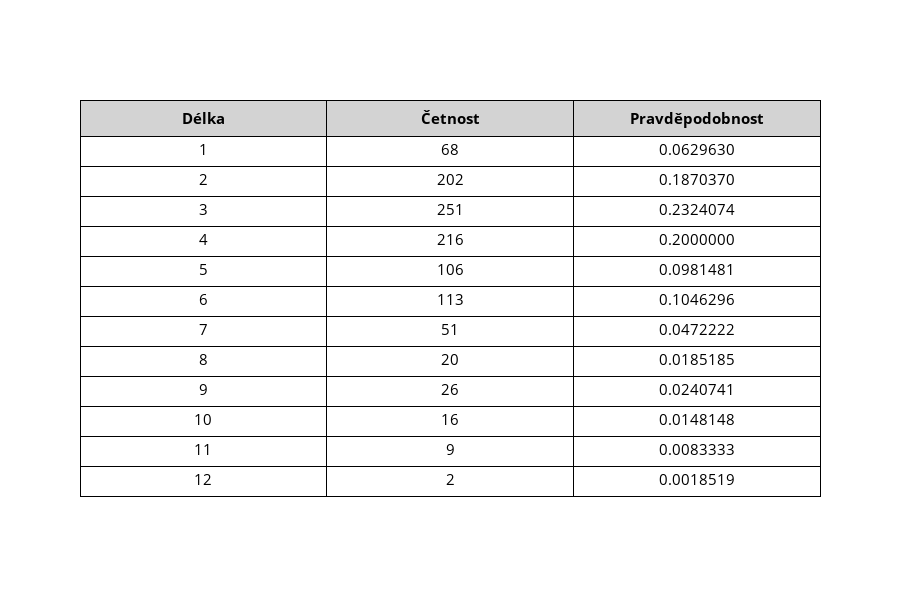
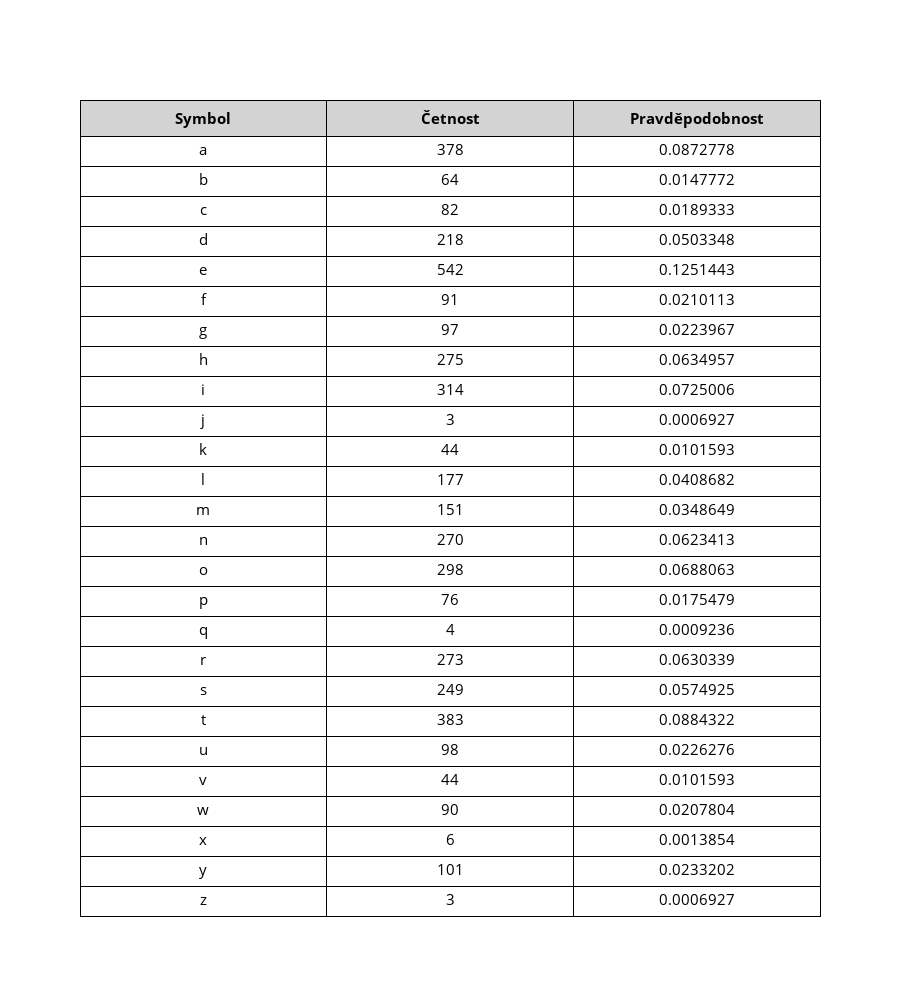

Notebook cell for these charts, in order:
### Code cell
# Ziskej cetnosti a pravdepodobnosti
words_x, word_f_x, word_p_x, char_f_x, char_p_x = get_data(X)

# Ziskej stredni hodnotu
exp_val_x = get_exp_val(word_p_x, 1)

# Ziskej rozptyl
var_x = get_var(word_p_x)

print("Střední hodnota:", format(exp_val_x, ".7f"))
print("Rozptyl:", format(var_x, ".7f"))

show_probabilities(word_p_x, "Pravděpodobnosti délek slov v textu č. 1")
show_results_table("Délka", "Četnost", "Pravděpodobnost", word_f_x, word_p_x, 900, 600)

show_probabilities(char_p_x, "Pravděpodobnosti symbolů (bez mezery) v textu č. 1")
show_results_table("Symbol", "Četnost", "Pravděpodobnost", char_f_x, char_p_x, 900, 1000)

### Figure 1 — Plotly figure (JSON) as saved in the notebook; plotly's stock layout.template omitted (floating-point values rounded to 4 significant figures)
{"data": [{"cells": {"align": "center", "fill": {"color": "white"}, "font": {"color": "black", "size": 15}, "height": 30, "line": {"color": "black"}, "values": [[1, 2, 3, 4, 5, 6, 7, 8, 9, 10, 11, 12], [68, 202, 251, 216, 106, 113, 51, 20, 26, 16, 9, 2], ["0.0629630", "0.1870370", "0.2324074", "0.2000000", "0.0981481", "0.1046296", "0.0472222", "0.0185185", "0.0240741", "0.0148148", "0.0083333", "0.0018519"]]}, "header": {"align": "center", "fill": {"color": "lightgrey"}, "font": {"color": "black", "size": 15}, "height": 30, "line": {"color": "black"}, "values": ["<b>Délka</b>", "<b>Četnost</b>", "<b>Pravděpodobnost</b>"]}, "type": "table"}], "layout": {"height": 600, "width": 900}}

### Figure 2 — Plotly figure (JSON) as saved in the notebook; plotly's stock layout.template omitted (floating-point values rounded to 4 significant figures)
{"data": [{"cells": {"align": "center", "fill": {"color": "white"}, "font": {"color": "black", "size": 15}, "height": 30, "line": {"color": "black"}, "values": [["a", "b", "c", "d", "e", "f", "g", "h", "i", "j", "k", "l", "m", "n", "o", "p", "q", "r", "s", "t", "u", "v", "w", "x", "y", "z"], [378, 64, 82, 218, 542, 91, 97, 275, 314, 3, 44, 177, 151, 270, 298, 76, 4, 273, 249, 383, 98, 44, 90, 6, 101, 3], ["0.0872778", "0.0147772", "0.0189333", "0.0503348", "0.1251443", "0.0210113", "0.0223967", "0.0634957", "0.0725006", "0.0006927", "0.0101593", "0.0408682", "0.0348649", "0.0623413", "0.0688063", "0.0175479", "0.0009236", "0.0630339", "0.0574925", "0.0884322", "0.0226276", "0.0101593", "0.0207804", "0.0013854", "0.0233202", "0.0006927"]]}, "header": {"align": "center", "fill": {"color": "lightgrey"}, "font": {"color": "black", "size": 15}, "height": 30, "line": {"color": "black"}, "values": ["<b>Symbol</b>", "<b>Četnost</b>", "<b>Pravděpodobnost</b>"]}, "type": "table"}], "layout": {"height": 1000, "width": 900}}
